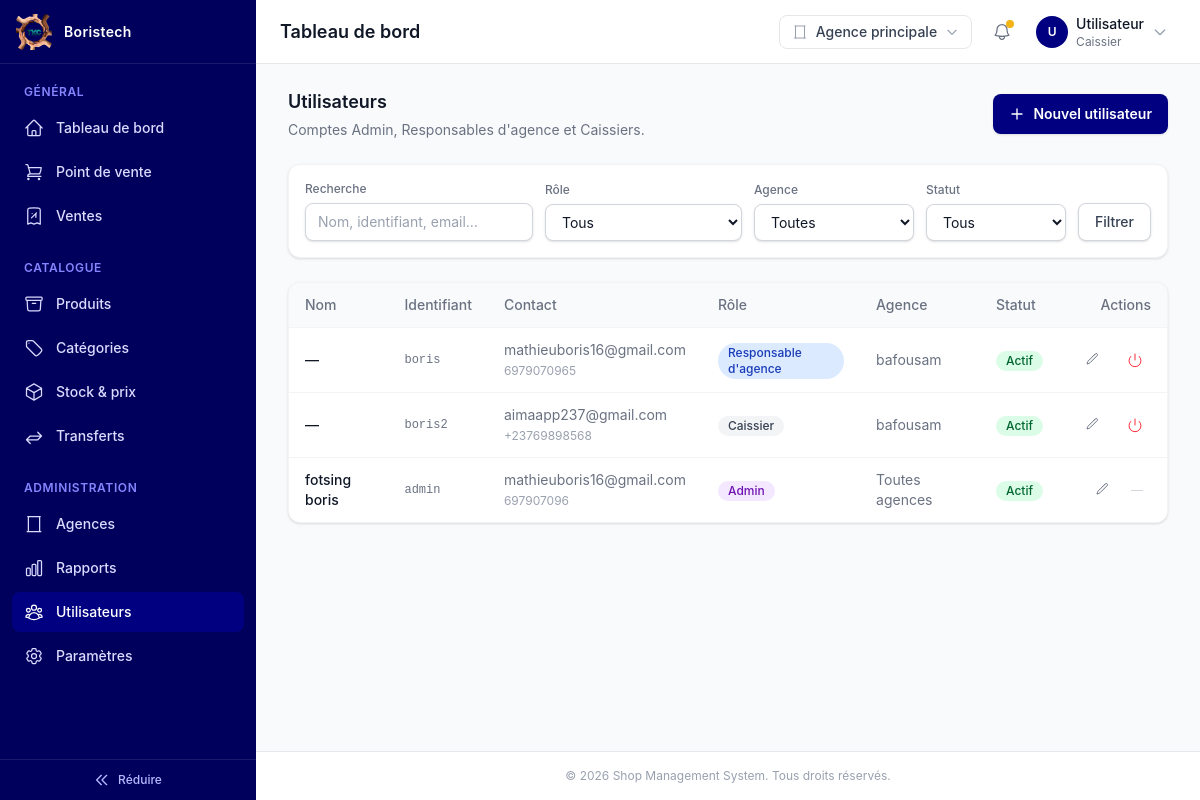
The page /users/utilisateurs/ (signed in) on the database as committed earlier.
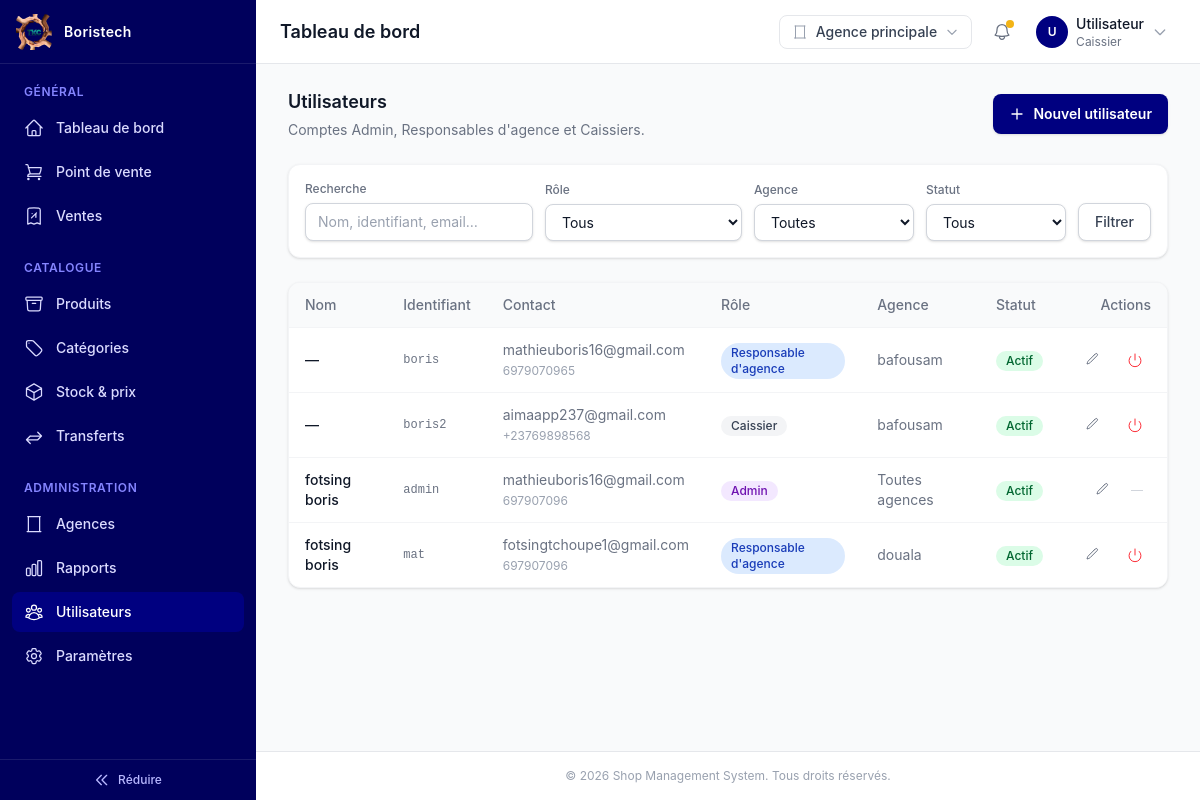
The same page on the database as committed later.
### users/models.py (models this page shows, shortened)
class Utilisateur(AbstractUser, BaseModel):
    role = models.CharField(
        max_length=20,
        choices=Role.choices,
        db_index=True,
        help_text="Rôle de l'utilisateur : détermine son périmètre d'accès (EF-9.2 à EF-9.4).",
    )
    agence = models.ForeignKey(
        Agence,
        on_delete=models.PROTECT,
        related_name="utilisateurs",
        null=True,
        blank=True,
        help_text=(
            "Agence de rattachement. Obligatoire pour un Responsable d'agence ou un "
            "Caissier ; laisser vide pour un Admin (accès à toutes les agences)."
        ),
    )
    telephone = models.CharField(
        max_length=30,
        blank=True,
        help_text="Numéro de téléphone professionnel de l'utilisateur.",
    )
    objects = UserManager()
    class Meta(BaseModel.Meta):
        verbose_name = "Utilisateur"
        verbose_name_plural = "Utilisateurs"
        indexes = [
            models.Index(fields=["role"]),
            models.Index(fields=["agence", "role"]),
        ]
    @property
    def is_admin(self) -> bool:
        return self.role == Role.ADMIN
    @property
    def is_responsable_agence(self) -> bool:
        return self.role == Role.RESPONSABLE_AGENCE

### general/models.py (models this page shows, shortened)
class BaseModel(models.Model):
    id = models.UUIDField(
        primary_key=True,
        default=uuid.uuid4,
        editable=False,
        help_text="Identifiant unique (UUID) de l'enregistrement.",
    )
    created_at = models.DateTimeField(
        auto_now_add=True,
        db_index=True,
        help_text="Date et heure de création de l'enregistrement.",
    )
    updated_at = models.DateTimeField(
        auto_now=True,
        help_text="Date et heure de la dernière modification.",
    )
    class Meta:
        abstract = True
        ordering = ["-created_at"]

class Agence(BaseModel):
    nom = models.CharField(
        max_length=150,
        help_text="Nom commercial de l'agence.",
    )
    slug = models.SlugField(
        max_length=170,
        unique=True,
        blank=True,
        help_text=(
            "Identifiant unique de l'agence utilisé dans les URLs (ex: /agences/"
            "<slug>/) à la place de l'UUID, notamment pour les liens visités par "
            "un Responsable d'agence ou un Caissier après connexion. Généré "
            "automatiquement à partir du nom si laissé vide."
        ),
    )
    adresse = models.CharField(
        max_length=255,
        blank=True,
        help_text="Adresse physique de l'agence.",
    )
    telephone = models.CharField(
        max_length=30,
        blank=True,
        help_text="Numéro de téléphone de contact de l'agence.",
    )
    actif = models.BooleanField(
        default=True,
        db_index=True,
        help_text=(
            "Une agence désactivée est exclue des écrans de vente/POS mais "
            "reste visible dans l'historique et les rapports (EF-1.3)."
        ),
    )
    class Meta(BaseModel.Meta):
        verbose_name = "Agence"
        verbose_name_plural = "Agences"
        indexes = [
            models.Index(fields=["nom"]),
            models.Index(fields=["actif", "nom"]),
        ]
    def __str__(self) -> str:
        return self.nom

### users/views/management_views.py (the view, shortened to what this page needs)
# urls.py: path("utilisateurs/", UtilisateurListView.as_view(), name="utilisateur_list"),
class UtilisateurListView(LoginRequiredMixin, UtilisateurAccessMixin, ListView):
    model = Utilisateur
    template_name = "dashboard/pages/admin/users/utilisateur_list.html"
    context_object_name = "utilisateurs"
    paginate_by = 20
    def get_queryset(self) -> QuerySet[Utilisateur]:
        qs = (
            get_utilisateurs_visibles(self.request.user)
            .select_related("agence")
            .order_by("first_name", "last_name", "username")
        )
        q = self.request.GET.get("q", "").strip()
        role = self.request.GET.get("role", "").strip()
        if role:
            qs = qs.filter(role=role)
        agence_id = self.request.GET.get("agence", "").strip()
        if agence_id:
            qs = qs.filter(agence_id=agence_id)
        statut = self.request.GET.get("statut", "").strip()
        if statut == "actif":
            qs = qs.filter(is_active=True)
        elif statut == "inactif":
            qs = qs.filter(is_active=False)
        return qs
    def get_context_data(self, **kwargs: Any) -> Dict[str, Any]:
        context = super().get_context_data(**kwargs)
        user = self.request.user
        context.setdefault("create_form", UtilisateurCreationForm(created_by=user, prefix="creation"))
        context.setdefault("update_form", UtilisateurUpdateForm(editeur=user, prefix="edition"))
        context["q"] = self.request.GET.get("q", "")
        context["role"] = self.request.GET.get("role", "")
        context["agence_id"] = self.request.GET.get("agence", "")
        context["statut"] = self.request.GET.get("statut", "")
        context["est_admin"] = getattr(user, "is_admin", False)
        if context["est_admin"]:
            context["role_choices"] = Role.choices
            context["agences"] = Agence.objects.all().order_by("nom")
        return context

### users/forms.py (shortened to what this page needs)
class UtilisateurCreationForm(UserCreationForm):
    class Meta(UserCreationForm.Meta):
        model = Utilisateur
        fields = (
            "username",
            "first_name",
            "last_name",
            "email",
            "telephone",
            "role",
            "agence",
        )
    def __init__(self, *args: Any, created_by: Optional[Utilisateur] = None, **kwargs: Any) -> None:
        super().__init__(*args, **kwargs)
        self.created_by = created_by
        for field in self.fields.values():
            existing = field.widget.attrs.get("class", "")
            field.widget.attrs["class"] = f"{existing} {TAILWIND_INPUT_CLASSES}".strip()

### general/context_processors.py (called while the page is built)
def parametres_entreprise(request: HttpRequest) -> Dict[str, Any]:
    return {"parametres": ParametresEntreprise.load()}

### general/models.py (called while the page is built)
    @classmethod
    def load(cls) -> "ParametresEntreprise":
        obj: Optional["ParametresEntreprise"] = cache.get("parametres_entreprise")
        if obj is None:
            obj, _created = cls.objects.get_or_create(
                pk=cls.SINGLETON_ID, defaults={"nom": "Ma Boutique"}
            )
            cache.set("parametres_entreprise", obj, None)
        return obj

### templates/dashboard/pages/admin/users/utilisateur_list.html (shortened to what the changed rows need)
{% extends "dashboard/base.html" %}
{% block content %}
<div class="space-y-6">
  <div class="flex flex-wrap items-center justify-between gap-3">
    <div>
      <h2 class="text-lg font-semibold text-gray-900">Utilisateurs</h2>
    </div>
  </div>
  <div class="overflow-hidden rounded-xl border border-gray-100 bg-white shadow-sm">
    <div class="overflow-x-auto">
      <table class="w-full min-w-[820px] text-left text-sm">
        <thead class="border-b border-gray-100 bg-gray-50">
          <tr>
            <th class="px-4 py-3 font-medium text-gray-500">Nom</th>
            <th class="px-4 py-3 font-medium text-gray-500">Identifiant</th>
            <th class="px-4 py-3 font-medium text-gray-500">Contact</th>
            <th class="px-4 py-3 font-medium text-gray-500">Rôle</th>
            <th class="px-4 py-3 font-medium text-gray-500">Agence</th>
            <th class="px-4 py-3 font-medium text-gray-500">Statut</th>
            <th class="sticky right-0 bg-gray-50 px-4 py-3 text-right font-medium text-gray-500">Actions</th>
          </tr>
        </thead>
        <tbody class="divide-y divide-gray-100">
          {% for utilisateur in utilisateurs %}
            <tr class="group hover:bg-gray-50">
              <td class="px-4 py-3 font-medium text-gray-900">{{ utilisateur.get_full_name|default:"—" }}</td>
              <td class="px-4 py-3 font-mono text-xs text-gray-500">{{ utilisateur.username }}</td>
              <td class="px-4 py-3 text-gray-500">
                {{ utilisateur.email|default:"—" }}
                {% if utilisateur.telephone %}<br><span class="text-xs text-gray-400">{{ utilisateur.telephone }}</span>{% endif %}
              </td>
              <td class="px-4 py-3">
                <span class="inline-flex items-center rounded-full px-2.5 py-0.5 text-xs font-medium
                  {% if utilisateur.role == 'ADMIN' %}bg-purple-100 text-purple-800
                  {% elif utilisateur.role == 'RESPONSABLE_AGENCE' %}bg-blue-100 text-blue-800
                  {% else %}bg-gray-100 text-gray-700{% endif %}">
                  {{ utilisateur.get_role_display }}
                </span>
              </td>
              <td class="px-4 py-3 text-gray-500">{{ utilisateur.agence.nom|default:"Toutes agences" }}</td>
              <td class="px-4 py-3">
                <span class="inline-flex items-center rounded-full px-2.5 py-0.5 text-xs font-medium
                  {% if utilisateur.is_active %}bg-green-100 text-green-800{% else %}bg-gray-100 text-gray-500{% endif %}">
                  {{ utilisateur.is_active|yesno:"Actif,Inactif" }}
                </span>
              </td>
              <td class="sticky right-0 bg-white px-4 py-3 group-hover:bg-gray-50">
                <div class="flex items-center justify-end gap-1.5">
                  <button type="button" title="Modifier" class="btn-modifier flex h-8 w-8 items-center justify-center rounded-lg text-gray-500 hover:bg-gray-100 hover:text-gray-700"
                    data-id="{{ utilisateur.pk }}"
                    data-username="{{ utilisateur.username }}"
                    data-first-name="{{ utilisateur.first_name }}"
                    data-last-name="{{ utilisateur.last_name }}"
                    data-email="{{ utilisateur.email }}"
                    data-telephone="{{ utilisateur.telephone }}"
                    data-role="{{ utilisateur.role }}"
                    data-agence-id="{{ utilisateur.agence_id|default:'' }}">
                    <svg class="h-4 w-4" fill="none" viewBox="0 0 24 24" stroke="currentColor" stroke-width="1.5"><path stroke-linecap="round" stroke-linejoin="round" d="M16.862 4.487l1.687-1.688a1.875 1.875 0 112.652 2.652L10.582 16.07a4.5 4.5 0 01-1.897 1.13L6 18l.8-2.685a4.5 4.5 0 011.13-1.897l8.932-8.931z" /></svg>
                  </button>
                  {% if utilisateur.pk == request.user.pk %}
                    <span class="px-2 text-xs text-gray-300" title="Vous ne pouvez pas modifier votre propre statut">—</span>
                  {% elif utilisateur.is_active %}
                    <button type="button" title="Désactiver" data-confirm-action="desactiver" data-confirm-form="form-desactiver-{{ utilisateur.pk }}"
                      class="flex h-8 w-8 items-center justify-center rounded-lg text-red-500 hover:bg-red-50 hover:text-red-700">
                      <svg class="h-4 w-4" fill="none" viewBox="0 0 24 24" stroke="currentColor" stroke-width="1.5"><path stroke-linecap="round" stroke-linejoin="round" d="M18.36 6.64a9 9 0 11-12.73 0M12 3v9" /></svg>
                    </button>
                  {% endif %}
                </div>
              </td>
            </tr>
          {% empty %}
            <tr><td colspan="7" class="px-4 py-10 text-center text-sm text-gray-400">Aucun utilisateur trouvé.</td></tr>
          {% endfor %}
        </tbody>
      </table>
    </div>
  </div>
</div>
{% endblock %}

Rows that differ between the two databases and show on the page:
added Utilisateur: get_full_name "fotsing boris", username "mat", email "fotsingtchoupe1@gmail.com", telephone "697907096", role "Responsable d'agence", agence.nom "douala", is_active "Actif"
